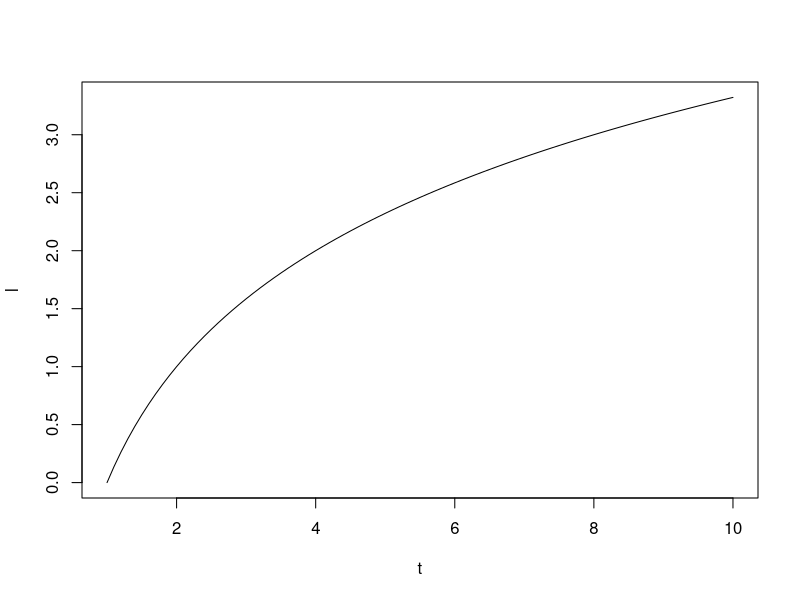
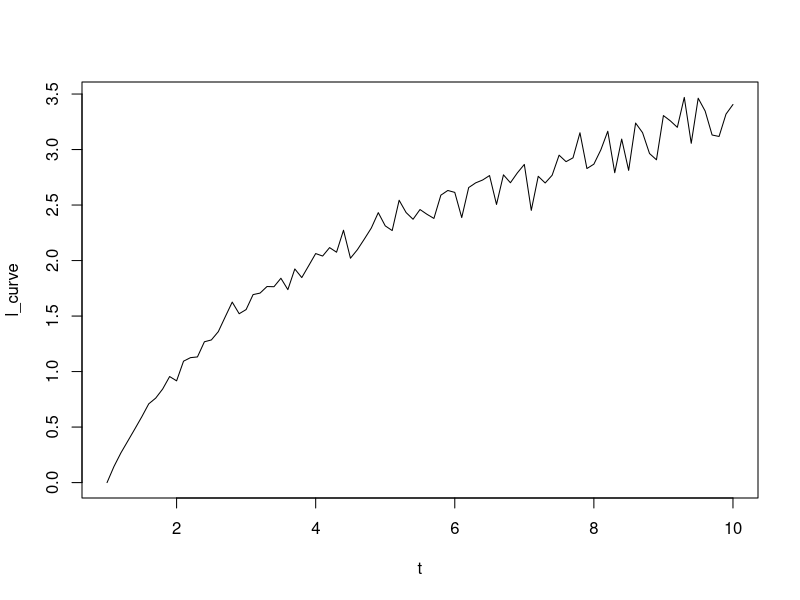

These charts were generated, in order, by the following R code:
# Cоздание примера кривой
#setwd("E:/GitHub/R/Curve") # рабочая директория

# создание базовой кривой
# t <- 1:1000
t <- seq(from = 1 , to = 10, by = 0.1 )
l <- log2(t)
plot(t,l,type = "l")

# введение помехи с нормальным распределением и дисперсией 1/25 от текущего значения
l_curve <-  rnorm(t, mean = l, sd = l/25)
plot(t,l_curve,type = "l")

# запись файла
d <- data.frame(t, l, l_curve)
write.csv(d, file = "data.csv")